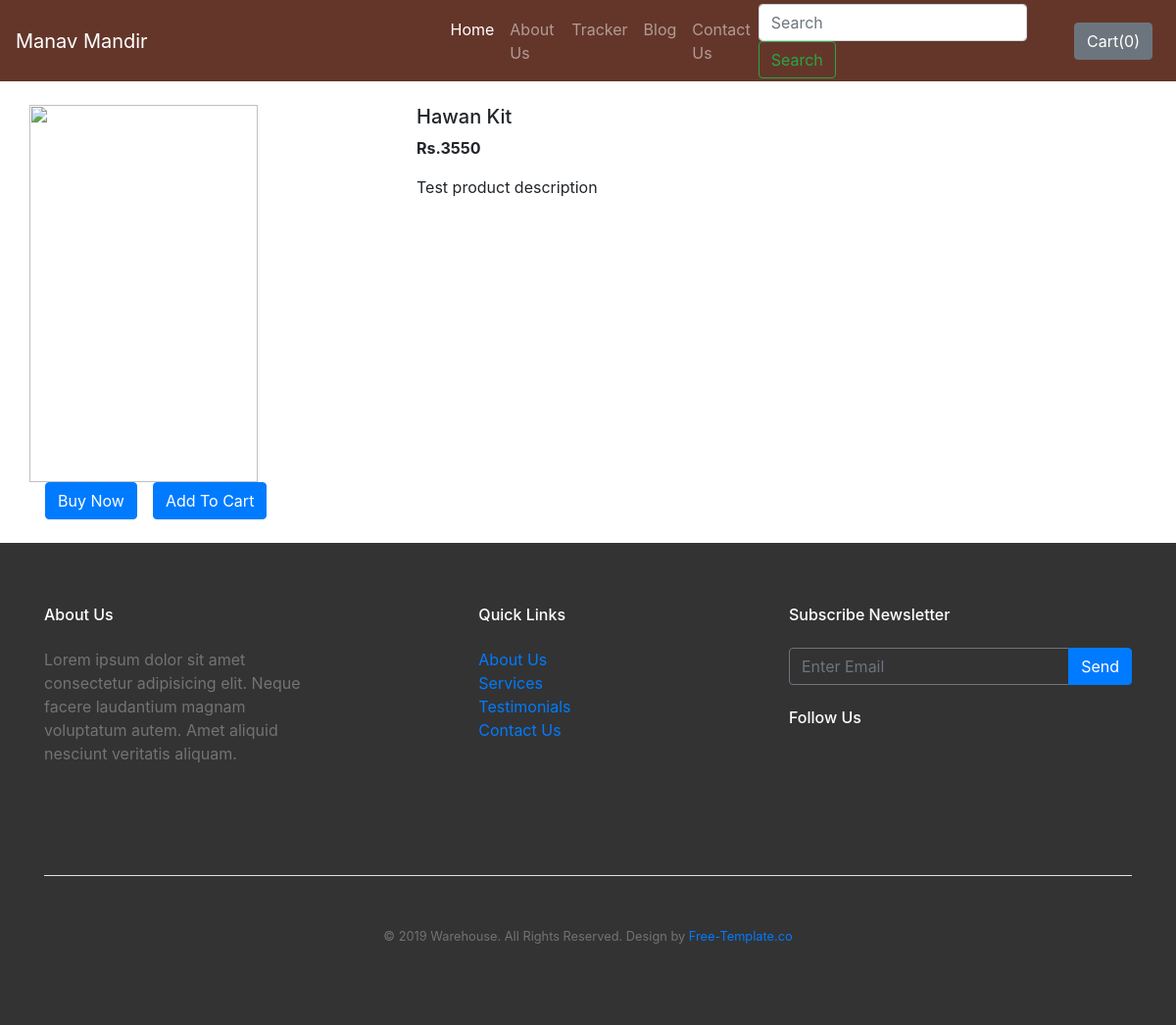
The page /shop/products/1 on the database its author committed.
### shop/models.py (models this page shows, shortened)
class Product(models.Model):
    product_id = models.AutoField
    product_name = models.CharField(max_length=50)
    category = models.CharField(max_length=50, default="")
    subcategory = models.CharField(max_length=50, default="")
    price = models.IntegerField(default=0)
    desc = RichTextField(blank=True, null=True)
    pub_date = models.DateField()
    image = models.ImageField(upload_to='shop/images', default="")

### shop/views.py (the view)
# urls.py: path("products/<int:myid>", views.productView, name="ProductView"),
def productView(request, myid):
    product = Product.objects.filter(id=myid)
    return render(request, 'shop/prodView.html', {'product':product[0]})

### shop/templates/shop/prodView.html (shortened to what this page needs)
{% extends 'shop/basic.html' %}
{% block body %}
<div class="container my-4">
    <div class="row">
    <div class="col-md-4">
    <div class="row">
        <img src="/media/{{product.image}}" width="233px" height="385px">
    </div>
        <div class="row">
            <button class="btn btn-primary mx-3">Buy Now</button>
            <button class="btn btn-primary">Add To Cart</button>
        </div>
    </div>
    <div class="col-md-8">
        <h5>{{product.product_name}}</h5>
        <p><b>Rs.{{product.price}} </b></p>
        <p>{{product.desc}}</p>
    </div>
    </div>
</div>
{% endblock %}

### shop/templates/shop/basic.html (style rules this page uses)
p { margin-top: 0; margin-bottom: 1rem; }

### rows shown on the page
Product: product_name "Hawan Kit", price "3550", desc "Test product description"
